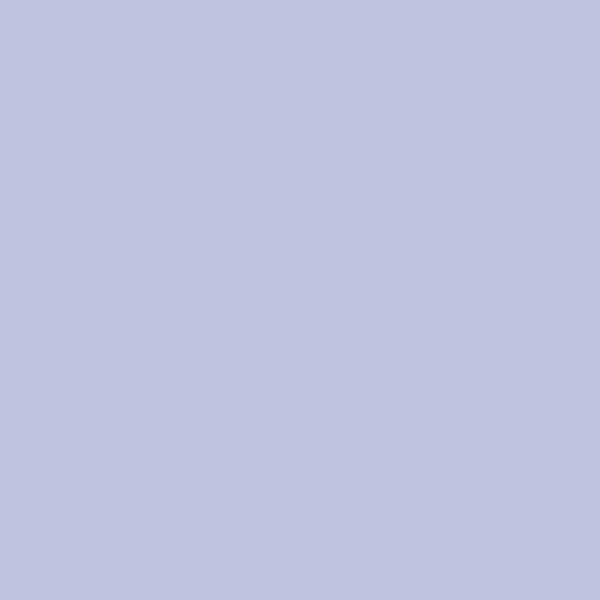
Frame 1 (no input)
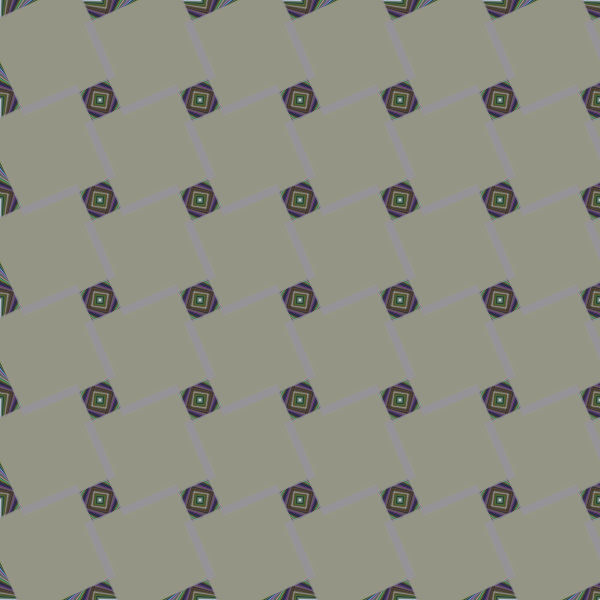
Frame 60 (the mouse pressed at the canvas centre just before this capture)
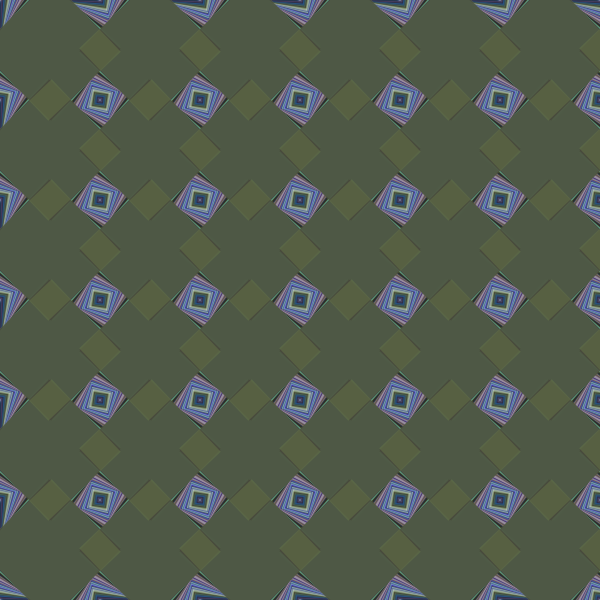
Frame 120 (the mouse held since frame 60 and released just before this capture)

The Processing sketch that drew these frames (run headless with seeded random() and noise(); from frame 60 on, the mouse is pressed at the canvas centre):

// Processing sketch: processing_173391
// ── processing_173391.pde

float newrot;
int newhue;
void setup() {
  size(600, 600);
  smooth();
  noFill();
  colorMode(HSB);
  rectMode(CENTER);
  noStroke();
}

void draw() {
  fill(random(0,255), random(0,255), random(0,255), 127);


  for (int x=0; x<=width; x+=100) {
    for (int y=0; y<height; y+=100) {
      pushMatrix();
      pushMatrix();
      translate(x+50, y+50);
      rotate(newrot);
      rect(0, 0, 100, 100);
      popMatrix();
      translate(x,y);
      rotate(newrot);
      popMatrix();
    }
  }

  newhue++;
  newrot+=0.02;
  if (newhue==255) {
    newhue=0;
  }
}
